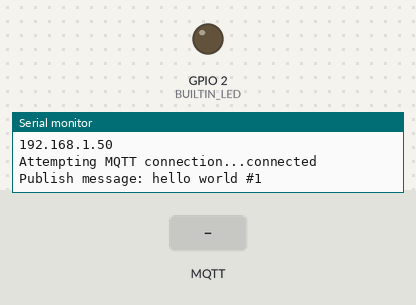
A program run on a simulated ESP32. Shown: output pins drawn as LEDs (lit = HIGH), the last lines printed to the serial monitor. Inputs (shaded band) come from the test bench. WiFi joins after 1.5 s; servers stay silent unless stated; random numbers use the default seed unless the program sets one; no MQTT or app messages arrive unless stated.

Above: at 2.7 s.
2.8 s: MQTT message "ON" arrives on the first subscribed topic
At 4.0 s:
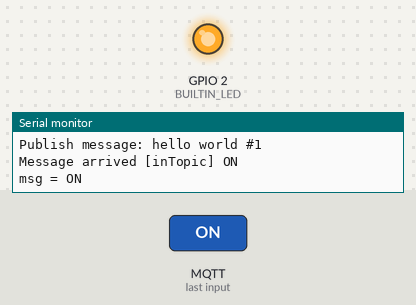
4.3 s: MQTT message "On" arrives on the first subscribed topic
5.8 s: MQTT message "on" arrives on the first subscribed topic
Timing chart, 0 to 8.8 s (numbered marks = the images above; inputs shaded):
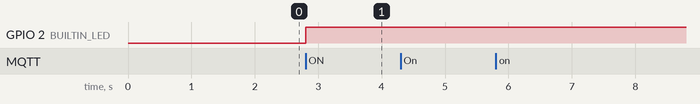

Measured:
- after the input at 2.8 s, GPIO 2 (BUILTIN_LED): LOW → HIGH at once

The program:

main.cpp
```cpp
#include <Arduino.h>
#include "WiFi.h"
#include "PubSubClient.h"
// Update these with values suitable for your network.

#define BUILTIN_LED 2
const char* ssid = "Xiaomi_kaylordut";
const char* password = "kaylordut.com";
const char* mqtt_server = "mqtt.kaylordut.com";
const int mqtt_port = 11111;
const char* mqtt_user  = "test";
const char* mqtt_passwd = "test";

WiFiClient espClient;
PubSubClient client(espClient);
long lastMsg = 0;
char msg[50];
int value = 0;

void setup_wifi() {

  delay(10);
  // We start by connecting to a WiFi network
  Serial.println();
  Serial.print("Connecting to ");
  Serial.println(ssid);

  WiFi.begin(ssid, password);

  while (WiFi.status() != WL_CONNECTED) {
    delay(500);
    Serial.print(".");
  }

  randomSeed(micros());

  Serial.println("");
  Serial.println("WiFi connected");
  Serial.println("IP address: ");
  Serial.println(WiFi.localIP());
}

void callback(char* topic, byte* payload, unsigned int length) {
  Serial.print("Message arrived [");
  Serial.print(topic);
  Serial.print("] ");
  char _msg[length + 1];
  for (int i = 0; i < length; i++) {
    Serial.print((char)payload[i]);
    _msg[i]  = (char) payload[i];
  }
   Serial.println();
  Serial.print("msg = ");
  _msg[length] = 0;
  Serial.println(_msg);


  if (std::string(_msg) == "ON" || std::string(_msg) == "On" || std::string(_msg) == "on" ) {
    digitalWrite(BUILTIN_LED, HIGH);

  } else if(std::string(_msg) == "OFF" || std::string(_msg) == "Off" || std::string(_msg) == "off" ){
    digitalWrite(BUILTIN_LED, LOW);
  }

}

void reconnect() {
  // Loop until we're reconnected
  while (!client.connected()) {
    Serial.print("Attempting MQTT connection...");
    // Create a random client ID
    String clientId = "ESP32Client-";
    clientId += String(random(0xffff), HEX);
    // Attempt to connect
    if (client.connect(clientId.c_str(), mqtt_user, mqtt_passwd)) {
      Serial.println("connected");
      // Once connected, publish an announcement...
      client.publish("outTopic", "hello world");
      // ... and resubscribe
      client.subscribe("inTopic");
    } else {
      Serial.print("failed, rc=");
      Serial.print(client.state());
      Serial.println(" try again in 5 seconds");
      // Wait 5 seconds before retrying
      delay(5000);
    }
  }
}

void setup() {
  pinMode(BUILTIN_LED, OUTPUT);     // Initialize the BUILTIN_LED pin as an output
  Serial.begin(115200);
  setup_wifi();
  client.setServer(mqtt_server, mqtt_port);
  client.setCallback(callback);
}

void loop() {

  if (!client.connected()) {
    reconnect();
  }
  client.loop();

  long now = millis();
  if (now - lastMsg > 2000) {
    lastMsg = now;
    ++value;
    snprintf (msg, 50, "hello world #%ld", value);
    Serial.print("Publish message: ");
    Serial.println(msg);
    client.publish("outTopic", msg);
  }
}
```
